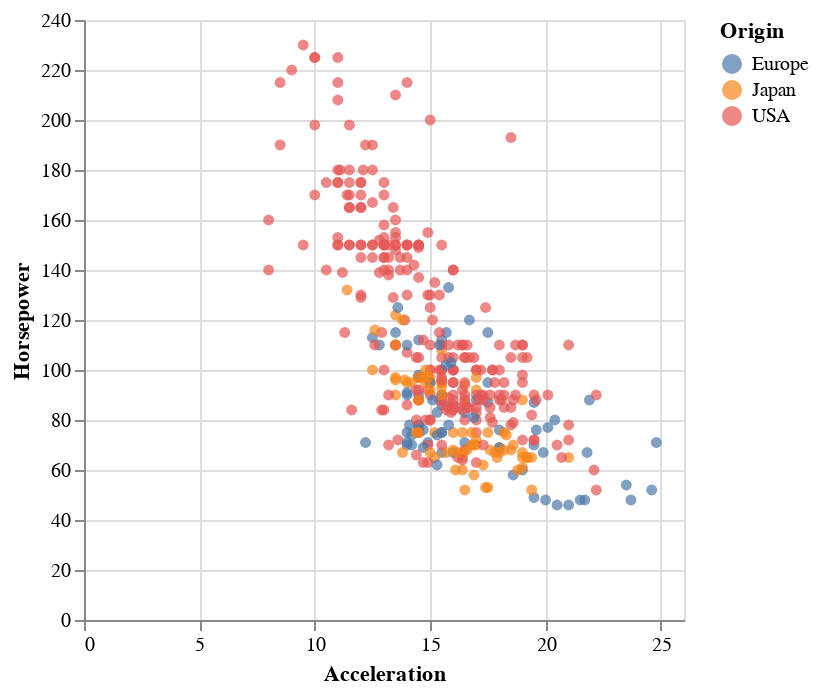

Notebook source saved alongside this figure:
### Markdown cell above
**Q: can you create a 2D scatterplot with `Acceleration` and `Horsepower`? Use `Origin` for the colors.**

### Code cell
# YOUR SOLUTION HERE
plot = alt.Chart(cars).mark_circle().encode(
    x = 'Acceleration', y = 'Horsepower',
    color = 'Origin'
)
plot

### Figure 1 — Vega-Lite specification as saved in the notebook (floating-point values rounded to 4 significant figures; data arrays with more than 128 entries replaced by an {"elided": "..."} marker saying what was removed)
{"config": {"view": {"continuousWidth": 300, "continuousHeight": 300}}, "data": {"name": "data-583e73726c1545c56c203344161a975c"}, "mark": {"type": "circle"}, "encoding": {"color": {"field": "Origin", "type": "nominal"}, "x": {"field": "Acceleration", "type": "quantitative"}, "y": {"field": "Horsepower", "type": "quantitative"}}, "$schema": "https://vega.github.io/schema/vega-lite/v5.20.1.json", "datasets": {"data-583e73726c1545c56c203344161a975c": {"elided": "406 records"}}}
